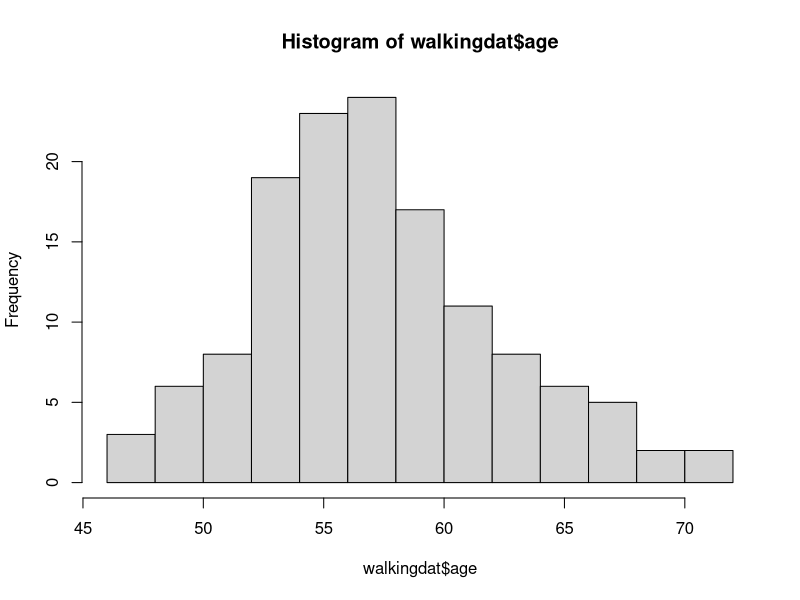
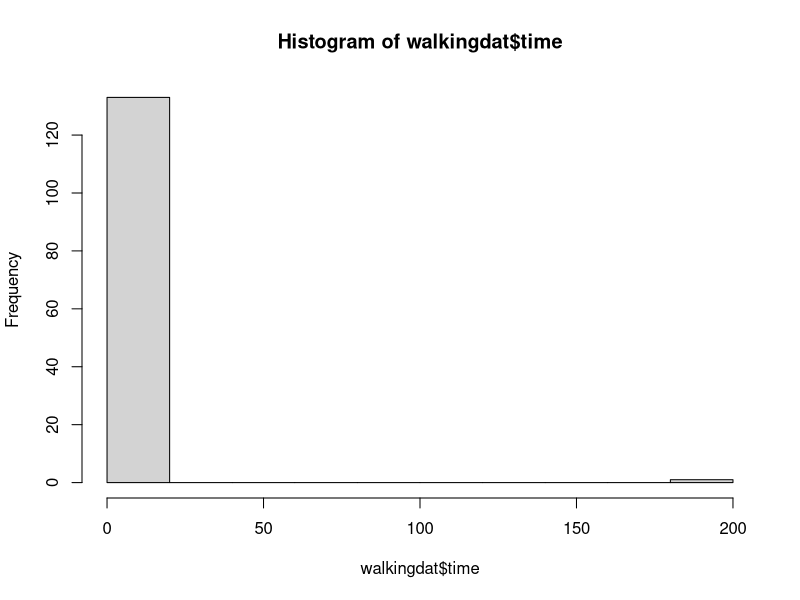
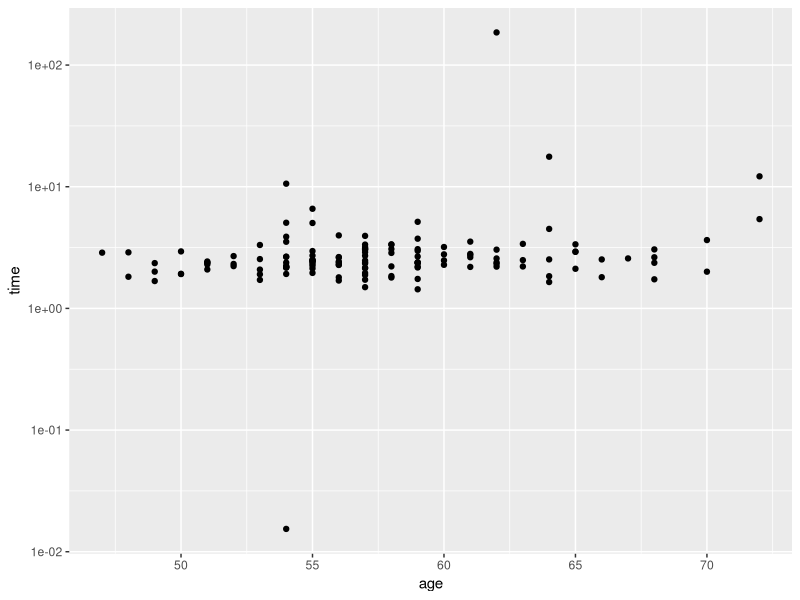
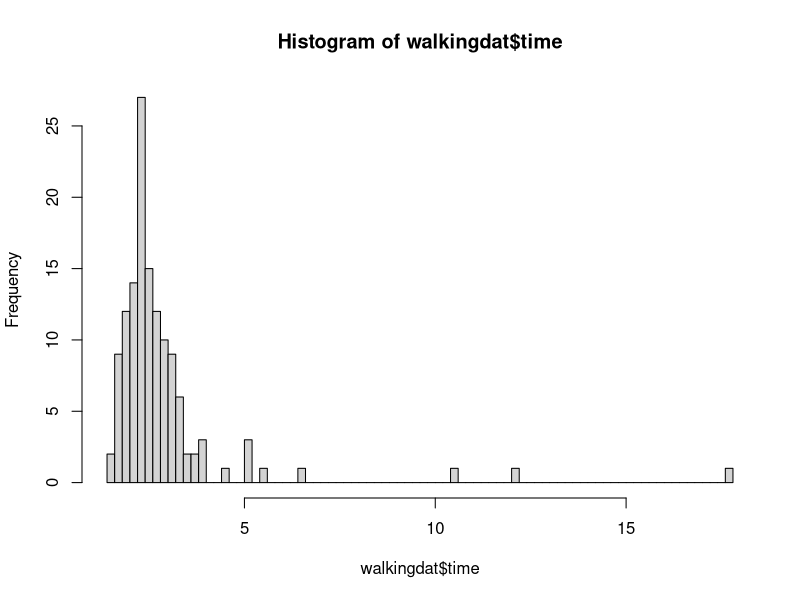
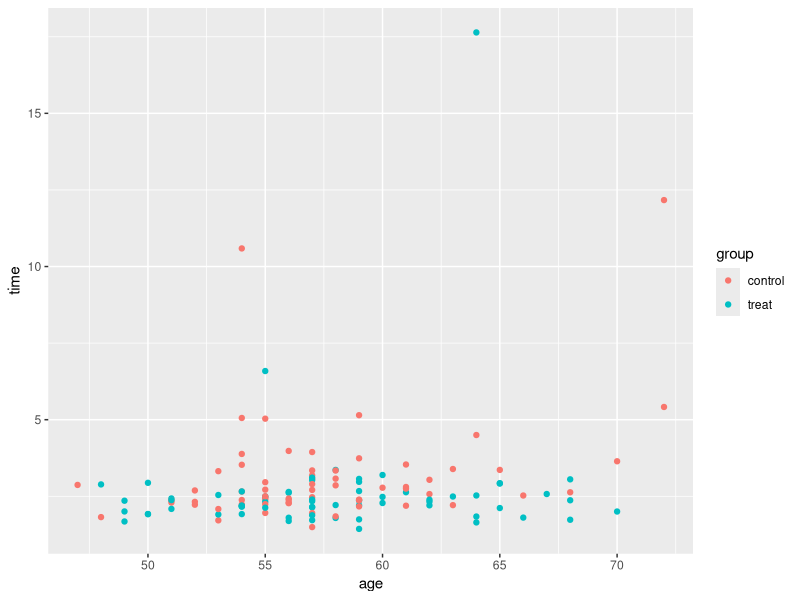
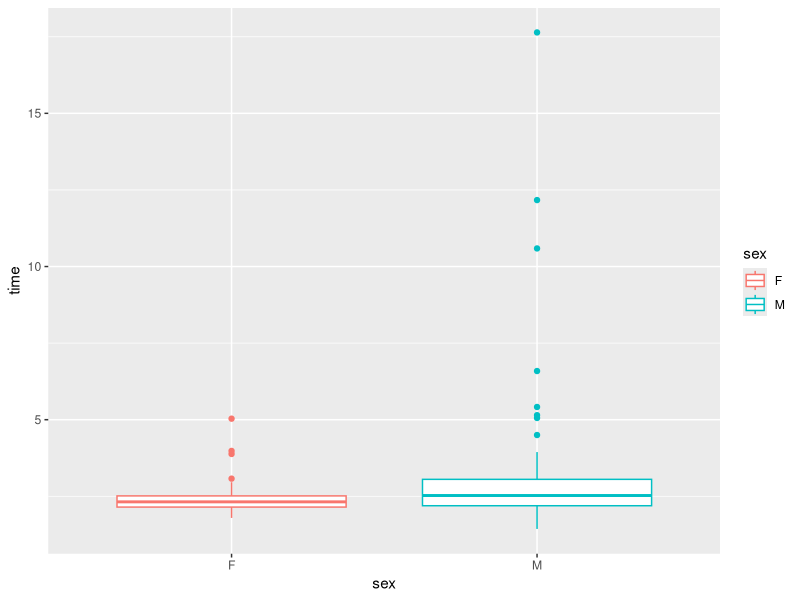

Generate these figures, in order, with R:
## ---- chunk 1
library(readxl)
walkingdat <- read_excel(path="walkingspeed_day2.xlsx", sheet="day2")
## ---- chunk 2
library(tidyverse)
summary(walkingdat)
class(walkingdat$age)
# hist(age)
table(walkingdat$group)
table(walkingdat$sex)
table(walkingdat$department)
## ---- chunk 3
# This is all the cleaning that is needed.
walkingdat <- walkingdat |> mutate(age = as.numeric(age))
walkingdat <- walkingdat |> mutate(time = as.numeric(time))
hist(walkingdat$age)
hist(walkingdat$time)

range(walkingdat$time, na.rm = TRUE)

## ---- chunk 4
library(ggplot2)
ggplot(walkingdat) + aes(x=age, y=time) + geom_point() + scale_y_log10()
## ---- chunk 5
## base R method
walkingdat$time[walkingdat$time<0.1] <- NA
walkingdat$time[walkingdat$time>100] <- NA

## Using mutate and ifelse
walkingdat <- walkingdat |> mutate(time = ifelse(time<0.1,NA,time))
walkingdat <- walkingdat |> mutate(time = ifelse(time>100,NA,time))

## the pure tidyverse way with case_when is a bit clunky.
walkingdat <- walkingdat |> mutate( time = case_when(time<0.1 ~ NA_real_ , time>100 ~ NA_real_, TRUE ~ time) )

# Now check the distribution of time again.
hist(walkingdat$time, breaks=100)
range(walkingdat$time, na.rm = TRUE)


## ---- chunk 6
library(tidyverse)

# Eg
str(walkingdat)
names(walkingdat)
summary(walkingdat)
## ---- chunk 7
str(walkingdat)

lapply(walkingdat, class)  #  'lapply' takes a list (first argument) and applies a function (second argument) to every element of that list.

walkingdat |> map(class) # map is the tidyverse version of lapply.  It is in the 'purrr' package which is loaded when you library(tidyverse).

class(walkingdat) # walkingdat is a dataframe, but it is also a `tbl` which is a datframe with a few tidyverse enhancements.
## ---- chunk 8
dim(walkingdat) # Get the dimension
nrow(walkingdat) # Get the number of rows
length(walkingdat) # The 'length' of a data frame is the numve
## ---- chunk 9

min(walkingdat$age)

walkingdat |> summarize(min(age))

walkingdat |> select(age) |> min()
## ---- chunk 10

max(walkingdat$age)

walkingdat |> summarize(max(age))

walkingdat |> select(age) |> max()

range(walkingdat$age)

summary(walkingdat)

## ---- chunk 11
walkingdat |> filter(age==47)
walkingdat |> filter(age==72)


walkingdat[which.max(walkingdat$age), "sex"]
walkingdat[which.min(walkingdat$age), "sex"]

## ---- chunk 12
walkingdat |> filter( sex =='F' ) |> count()
walkingdat |> filter( sex =='M' ) |> count()

table(walkingdat$sex)

walkingdat |> group_by(sex) |> count()

## ---- chunk 13
walkingdat |> filter( group =='treat', sex =='M' ) |> count()
walkingdat |> filter( group =='treat', sex =='F' ) |> count()

## ---- chunk 14
walkingdat |> filter(age < 50 , sex =='F' ) |>  count()
walkingdat |> filter(age < 50 , sex =='M' ) |>  count()

table(walkingdat$sex, walkingdat$age<50)

## ---- chunk 15
walkingdat |> filter(age >59, age <71,  sex =='M' )  |> select(time) |> pull() |> mean()

walkingdat |> filter( age >59, age <71,  sex =='M' ) |> summarise(mean(time))

## ---- chunk 16
walkingdat <- walkingdat |> mutate(speed=1/as.numeric(time))

## ---- chunk 17
walkingdat <- walkingdat |> mutate(rounded=round(as.numeric(time), digits = 2))

## ---- chunk 18
ggplot(data=walkingdat) + aes(x=age,y=time,colour=group) + geom_point()
## ---- chunk 19
ggplot(data=walkingdat) + aes(x=sex,y=time,colour=sex) + geom_boxplot()
## ---- chunk 20
lm( time ~ group , data=walkingdat) |> broom::tidy()
lm( time ~ group , data=walkingdat) |> summary()

## ---- chunk 21
lm( time ~ group , data=walkingdat) |> anova()

## ---- chunk 22
t.test( time ~ group , data=walkingdat)
wilcox.test( time ~ group , data=walkingdat)

